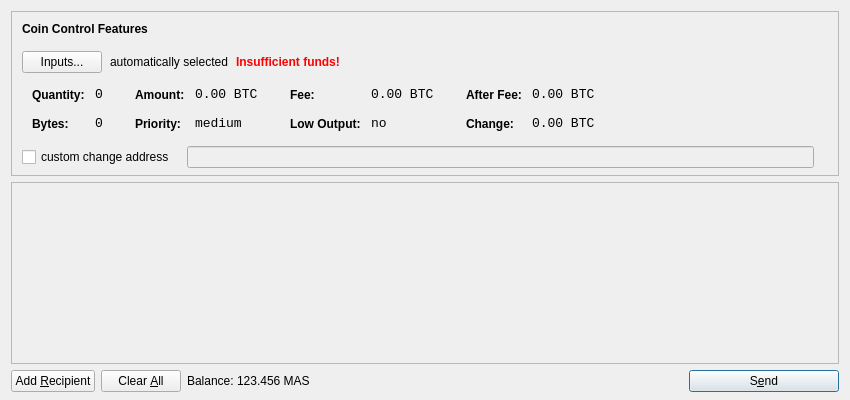
<?xml version="1.0" encoding="UTF-8"?>
<ui version="4.0">
 <class>SendCoinsDialog</class>
 <widget class="QDialog" name="SendCoinsDialog">
  <property name="geometry">
   <rect>
    <x>0</x>
    <y>0</y>
    <width>850</width>
    <height>400</height>
   </rect>
  </property>
  <property name="windowTitle">
   <string>Send Coins</string>
  </property>
  <layout class="QVBoxLayout" name="verticalLayout" stretch="0,1,0">
   <property name="bottomMargin">
    <number>8</number>
   </property>
   <item>
    <widget class="QFrame" name="frameCoinControl">
     <property name="sizePolicy">
      <sizepolicy hsizetype="Expanding" vsizetype="Expanding">
       <horstretch>0</horstretch>
       <verstretch>0</verstretch>
      </sizepolicy>
     </property>
     <property name="maximumSize">
      <size>
       <width>16777215</width>
       <height>16777215</height>
      </size>
     </property>
     <property name="frameShape">
      <enum>QFrame::StyledPanel</enum>
     </property>
     <property name="frameShadow">
      <enum>QFrame::Sunken</enum>
     </property>
     <layout class="QVBoxLayout" name="verticalLayoutCoinControl2">
      <property name="spacing">
       <number>-1</number>
      </property>
      <property name="leftMargin">
       <number>0</number>
      </property>
      <property name="topMargin">
       <number>0</number>
      </property>
      <property name="rightMargin">
       <number>0</number>
      </property>
      <property name="bottomMargin">
       <number>6</number>
      </property>
      <item>
       <layout class="QVBoxLayout" name="verticalLayoutCoinControl" stretch="0,0,0,0,1">
        <property name="spacing">
         <number>0</number>
        </property>
        <property name="leftMargin">
         <number>10</number>
        </property>
        <property name="topMargin">
         <number>10</number>
        </property>
        <item>
         <layout class="QHBoxLayout" name="horizontalLayoutCoinControl1">
          <property name="bottomMargin">
           <number>15</number>
          </property>
          <item>
           <widget class="QLabel" name="labelCoinControlFeatures">
            <property name="sizePolicy">
             <sizepolicy hsizetype="Preferred" vsizetype="Maximum">
              <horstretch>0</horstretch>
              <verstretch>0</verstretch>
             </sizepolicy>
            </property>
            <property name="font">
             <font>
              <weight>75</weight>
              <bold>true</bold>
             </font>
            </property>
            <property name="styleSheet">
             <string notr="true">font-weight:bold;</string>
            </property>
            <property name="text">
             <string>Coin Control Features</string>
            </property>
           </widget>
          </item>
         </layout>
        </item>
        <item>
         <layout class="QHBoxLayout" name="horizontalLayoutCoinControl2" stretch="0,0,0,0">
          <property name="spacing">
           <number>8</number>
          </property>
          <property name="bottomMargin">
           <number>10</number>
          </property>
          <item>
           <widget class="QPushButton" name="pushButtonCoinControl">
            <property name="styleSheet">
             <string notr="true"/>
            </property>
            <property name="text">
             <string>Inputs...</string>
            </property>
           </widget>
          </item>
          <item>
           <widget class="QLabel" name="labelCoinControlAutomaticallySelected">
            <property name="text">
             <string>automatically selected</string>
            </property>
            <property name="margin">
             <number>5</number>
            </property>
           </widget>
          </item>
          <item>
           <widget class="QLabel" name="labelCoinControlInsuffFunds">
            <property name="font">
             <font>
              <weight>75</weight>
              <bold>true</bold>
             </font>
            </property>
            <property name="styleSheet">
             <string notr="true">color:red;font-weight:bold;</string>
            </property>
            <property name="text">
             <string>Insufficient funds!</string>
            </property>
            <property name="margin">
             <number>5</number>
            </property>
           </widget>
          </item>
          <item>
           <spacer name="horizontalSpacerCoinControl">
            <property name="orientation">
             <enum>Qt::Horizontal</enum>
            </property>
            <property name="sizeHint" stdset="0">
             <size>
              <width>40</width>
              <height>1</height>
             </size>
            </property>
           </spacer>
          </item>
         </layout>
        </item>
        <item>
         <widget class="QWidget" name="widgetCoinControl" native="true">
          <property name="sizePolicy">
           <sizepolicy hsizetype="Preferred" vsizetype="Preferred">
            <horstretch>0</horstretch>
            <verstretch>0</verstretch>
           </sizepolicy>
          </property>
          <property name="minimumSize">
           <size>
            <width>0</width>
            <height>0</height>
           </size>
          </property>
          <property name="styleSheet">
           <string notr="true"/>
          </property>
          <layout class="QHBoxLayout" name="horizontalLayoutCoinControl5">
           <property name="margin">
            <number>0</number>
           </property>
           <item>
            <layout class="QHBoxLayout" name="horizontalLayoutCoinControl3" stretch="0,0,0,1">
             <property name="spacing">
              <number>20</number>
             </property>
             <property name="topMargin">
              <number>0</number>
             </property>
             <property name="bottomMargin">
              <number>10</number>
             </property>
             <item>
              <layout class="QFormLayout" name="formLayoutCoinControl1">
               <property name="horizontalSpacing">
                <number>10</number>
               </property>
               <property name="verticalSpacing">
                <number>14</number>
               </property>
               <property name="leftMargin">
                <number>10</number>
               </property>
               <property name="topMargin">
                <number>4</number>
               </property>
               <property name="rightMargin">
                <number>6</number>
               </property>
               <item row="0" column="0">
                <widget class="QLabel" name="labelCoinControlQuantityText">
                 <property name="styleSheet">
                  <string notr="true">font-weight:bold;</string>
                 </property>
                 <property name="text">
                  <string>Quantity:</string>
                 </property>
                 <property name="margin">
                  <number>0</number>
                 </property>
                </widget>
               </item>
               <item row="0" column="1">
                <widget class="QLabel" name="labelCoinControlQuantity">
                 <property name="font">
                  <font>
                   <family>Monospace</family>
                   <pointsize>10</pointsize>
                  </font>
                 </property>
                 <property name="cursor">
                  <cursorShape>IBeamCursor</cursorShape>
                 </property>
                 <property name="contextMenuPolicy">
                  <enum>Qt::ActionsContextMenu</enum>
                 </property>
                 <property name="text">
                  <string notr="true">0</string>
                 </property>
                 <property name="margin">
                  <number>0</number>
                 </property>
                 <property name="textInteractionFlags">
                  <set>Qt::LinksAccessibleByMouse|Qt::TextSelectableByKeyboard|Qt::TextSelectableByMouse</set>
                 </property>
                </widget>
               </item>
               <item row="1" column="0">
                <widget class="QLabel" name="labelCoinControlBytesText">
                 <property name="styleSheet">
                  <string notr="true">font-weight:bold;</string>
                 </property>
                 <property name="text">
                  <string>Bytes:</string>
                 </property>
                </widget>
               </item>
               <item row="1" column="1">
                <widget class="QLabel" name="labelCoinControlBytes">
                 <property name="font">
                  <font>
                   <family>Monospace</family>
                   <pointsize>10</pointsize>
                  </font>
                 </property>
                 <property name="cursor">
                  <cursorShape>IBeamCursor</cursorShape>
                 </property>
                 <property name="contextMenuPolicy">
                  <enum>Qt::ActionsContextMenu</enum>
                 </property>
                 <property name="text">
                  <string notr="true">0</string>
                 </property>
                 <property name="textInteractionFlags">
                  <set>Qt::LinksAccessibleByMouse|Qt::TextSelectableByKeyboard|Qt::TextSelectableByMouse</set>
                 </property>
                </widget>
               </item>
              </layout>
             </item>
             <item>
              <layout class="QFormLayout" name="formLayoutCoinControl2">
               <property name="horizontalSpacing">
                <number>10</number>
               </property>
               <property name="verticalSpacing">
                <number>14</number>
               </property>
               <property name="leftMargin">
                <number>6</number>
               </property>
               <property name="topMargin">
                <number>4</number>
               </property>
               <property name="rightMargin">
                <number>6</number>
               </property>
               <item row="0" column="0">
                <widget class="QLabel" name="labelCoinControlAmountText">
                 <property name="styleSheet">
                  <string notr="true">font-weight:bold;</string>
                 </property>
                 <property name="text">
                  <string>Amount:</string>
                 </property>
                 <property name="margin">
                  <number>0</number>
                 </property>
                </widget>
               </item>
               <item row="0" column="1">
                <widget class="QLabel" name="labelCoinControlAmount">
                 <property name="font">
                  <font>
                   <family>Monospace</family>
                   <pointsize>10</pointsize>
                  </font>
                 </property>
                 <property name="cursor">
                  <cursorShape>IBeamCursor</cursorShape>
                 </property>
                 <property name="contextMenuPolicy">
                  <enum>Qt::ActionsContextMenu</enum>
                 </property>
                 <property name="text">
                  <string notr="true">0.00 BTC</string>
                 </property>
                 <property name="textInteractionFlags">
                  <set>Qt::LinksAccessibleByMouse|Qt::TextSelectableByKeyboard|Qt::TextSelectableByMouse</set>
                 </property>
                </widget>
               </item>
               <item row="1" column="0">
                <widget class="QLabel" name="labelCoinControlPriorityText">
                 <property name="styleSheet">
                  <string notr="true">font-weight:bold;</string>
                 </property>
                 <property name="text">
                  <string>Priority:</string>
                 </property>
                </widget>
               </item>
               <item row="1" column="1">
                <widget class="QLabel" name="labelCoinControlPriority">
                 <property name="font">
                  <font>
                   <family>Monospace</family>
                   <pointsize>10</pointsize>
                  </font>
                 </property>
                 <property name="cursor">
                  <cursorShape>IBeamCursor</cursorShape>
                 </property>
                 <property name="contextMenuPolicy">
                  <enum>Qt::ActionsContextMenu</enum>
                 </property>
                 <property name="text">
                  <string>medium</string>
                 </property>
                 <property name="textInteractionFlags">
                  <set>Qt::LinksAccessibleByMouse|Qt::TextSelectableByKeyboard|Qt::TextSelectableByMouse</set>
                 </property>
                </widget>
               </item>
              </layout>
             </item>
             <item>
              <layout class="QFormLayout" name="formLayoutCoinControl3">
               <property name="horizontalSpacing">
                <number>10</number>
               </property>
               <property name="verticalSpacing">
                <number>14</number>
               </property>
               <property name="leftMargin">
                <number>6</number>
               </property>
               <property name="topMargin">
                <number>4</number>
               </property>
               <property name="rightMargin">
                <number>6</number>
               </property>
               <item row="0" column="0">
                <widget class="QLabel" name="labelCoinControlFeeText">
                 <property name="styleSheet">
                  <string notr="true">font-weight:bold;</string>
                 </property>
                 <property name="text">
                  <string>Fee:</string>
                 </property>
                 <property name="margin">
                  <number>0</number>
                 </property>
                </widget>
               </item>
               <item row="0" column="1">
                <widget class="QLabel" name="labelCoinControlFee">
                 <property name="font">
                  <font>
                   <family>Monospace</family>
                   <pointsize>10</pointsize>
                  </font>
                 </property>
                 <property name="cursor">
                  <cursorShape>IBeamCursor</cursorShape>
                 </property>
                 <property name="contextMenuPolicy">
                  <enum>Qt::ActionsContextMenu</enum>
                 </property>
                 <property name="text">
                  <string notr="true">0.00 BTC</string>
                 </property>
                 <property name="textInteractionFlags">
                  <set>Qt::LinksAccessibleByMouse|Qt::TextSelectableByKeyboard|Qt::TextSelectableByMouse</set>
                 </property>
                </widget>
               </item>
               <item row="1" column="0">
                <widget class="QLabel" name="labelCoinControlLowOutputText">
                 <property name="styleSheet">
                  <string notr="true">font-weight:bold;</string>
                 </property>
                 <property name="text">
                  <string>Low Output:</string>
                 </property>
                </widget>
               </item>
               <item row="1" column="1">
                <widget class="QLabel" name="labelCoinControlLowOutput">
                 <property name="font">
                  <font>
                   <family>Monospace</family>
                   <pointsize>10</pointsize>
                  </font>
                 </property>
                 <property name="cursor">
                  <cursorShape>IBeamCursor</cursorShape>
                 </property>
                 <property name="contextMenuPolicy">
                  <enum>Qt::ActionsContextMenu</enum>
                 </property>
                 <property name="text">
                  <string>no</string>
                 </property>
                 <property name="textInteractionFlags">
                  <set>Qt::LinksAccessibleByMouse|Qt::TextSelectableByKeyboard|Qt::TextSelectableByMouse</set>
                 </property>
                </widget>
               </item>
              </layout>
             </item>
             <item>
              <layout class="QFormLayout" name="formLayoutCoinControl4">
               <property name="horizontalSpacing">
                <number>10</number>
               </property>
               <property name="verticalSpacing">
                <number>14</number>
               </property>
               <property name="leftMargin">
                <number>6</number>
               </property>
               <property name="topMargin">
                <number>4</number>
               </property>
               <property name="rightMargin">
                <number>6</number>
               </property>
               <item row="0" column="0">
                <widget class="QLabel" name="labelCoinControlAfterFeeText">
                 <property name="styleSheet">
                  <string notr="true">font-weight:bold;</string>
                 </property>
                 <property name="text">
                  <string>After Fee:</string>
                 </property>
                 <property name="margin">
                  <number>0</number>
                 </property>
                </widget>
               </item>
               <item row="0" column="1">
                <widget class="QLabel" name="labelCoinControlAfterFee">
                 <property name="font">
                  <font>
                   <family>Monospace</family>
                   <pointsize>10</pointsize>
                  </font>
                 </property>
                 <property name="cursor">
                  <cursorShape>IBeamCursor</cursorShape>
                 </property>
                 <property name="contextMenuPolicy">
                  <enum>Qt::ActionsContextMenu</enum>
                 </property>
                 <property name="text">
                  <string notr="true">0.00 BTC</string>
                 </property>
                 <property name="textInteractionFlags">
                  <set>Qt::LinksAccessibleByMouse|Qt::TextSelectableByKeyboard|Qt::TextSelectableByMouse</set>
                 </property>
                </widget>
               </item>
               <item row="1" column="0">
                <widget class="QLabel" name="labelCoinControlChangeText">
                 <property name="styleSheet">
                  <string notr="true">font-weight:bold;</string>
                 </property>
                 <property name="text">
                  <string>Change:</string>
                 </property>
                </widget>
               </item>
               <item row="1" column="1">
                <widget class="QLabel" name="labelCoinControlChange">
                 <property name="font">
                  <font>
                   <family>Monospace</family>
                   <pointsize>10</pointsize>
                  </font>
                 </property>
                 <property name="cursor">
                  <cursorShape>IBeamCursor</cursorShape>
                 </property>
                 <property name="contextMenuPolicy">
                  <enum>Qt::ActionsContextMenu</enum>
                 </property>
                 <property name="text">
                  <string notr="true">0.00 BTC</string>
                 </property>
                 <property name="textInteractionFlags">
                  <set>Qt::LinksAccessibleByMouse|Qt::TextSelectableByKeyboard|Qt::TextSelectableByMouse</set>
                 </property>
                </widget>
               </item>
              </layout>
             </item>
            </layout>
           </item>
          </layout>
         </widget>
        </item>
        <item>
         <layout class="QHBoxLayout" name="horizontalLayoutCoinControl4" stretch="0,0,0">
          <property name="spacing">
           <number>12</number>
          </property>
          <property name="sizeConstraint">
           <enum>QLayout::SetDefaultConstraint</enum>
          </property>
          <property name="topMargin">
           <number>5</number>
          </property>
          <property name="rightMargin">
           <number>5</number>
          </property>
          <item>
           <widget class="QCheckBox" name="checkBoxCoinControlChange">
            <property name="text">
             <string>custom change address</string>
            </property>
           </widget>
          </item>
          <item>
           <widget class="QLineEdit" name="lineEditCoinControlChange">
            <property name="enabled">
             <bool>false</bool>
            </property>
            <property name="sizePolicy">
             <sizepolicy hsizetype="Expanding" vsizetype="Fixed">
              <horstretch>0</horstretch>
              <verstretch>0</verstretch>
             </sizepolicy>
            </property>
           </widget>
          </item>
          <item>
           <widget class="QLabel" name="labelCoinControlChangeLabel">
            <property name="sizePolicy">
             <sizepolicy hsizetype="Preferred" vsizetype="Expanding">
              <horstretch>0</horstretch>
              <verstretch>0</verstretch>
             </sizepolicy>
            </property>
            <property name="minimumSize">
             <size>
              <width>0</width>
              <height>0</height>
             </size>
            </property>
            <property name="text">
             <string/>
            </property>
            <property name="margin">
             <number>3</number>
            </property>
           </widget>
          </item>
         </layout>
        </item>
        <item>
         <spacer name="verticalSpacerCoinControl">
          <property name="orientation">
           <enum>Qt::Vertical</enum>
          </property>
          <property name="sizeHint" stdset="0">
           <size>
            <width>800</width>
            <height>1</height>
           </size>
          </property>
         </spacer>
        </item>
       </layout>
      </item>
     </layout>
    </widget>
   </item>
   <item>
    <widget class="QScrollArea" name="scrollArea">
     <property name="widgetResizable">
      <bool>true</bool>
     </property>
     <widget class="QWidget" name="scrollAreaWidgetContents">
      <property name="geometry">
       <rect>
        <x>0</x>
        <y>0</y>
        <width>830</width>
        <height>165</height>
       </rect>
      </property>
      <layout class="QVBoxLayout" name="verticalLayout_2">
       <property name="margin">
        <number>0</number>
       </property>
       <item>
        <layout class="QVBoxLayout" name="entries">
         <property name="spacing">
          <number>6</number>
         </property>
        </layout>
       </item>
       <item>
        <spacer name="verticalSpacer">
         <property name="orientation">
          <enum>Qt::Vertical</enum>
         </property>
         <property name="sizeHint" stdset="0">
          <size>
           <width>20</width>
           <height>40</height>
          </size>
         </property>
        </spacer>
       </item>
      </layout>
     </widget>
    </widget>
   </item>
   <item>
    <layout class="QHBoxLayout" name="horizontalLayout">
     <item>
      <widget class="QPushButton" name="addButton">
       <property name="toolTip">
        <string>Send to multiple recipients at once</string>
       </property>
       <property name="text">
        <string>Add &amp;Recipient</string>
       </property>
       <property name="icon">
        <iconset resource="../bitcoin.qrc">
         <normaloff>:/icons/add</normaloff>:/icons/add</iconset>
       </property>
       <property name="autoDefault">
        <bool>false</bool>
       </property>
      </widget>
     </item>
     <item>
      <widget class="QPushButton" name="clearButton">
       <property name="sizePolicy">
        <sizepolicy hsizetype="Minimum" vsizetype="Fixed">
         <horstretch>0</horstretch>
         <verstretch>0</verstretch>
        </sizepolicy>
       </property>
       <property name="toolTip">
        <string>Remove all transaction fields</string>
       </property>
       <property name="text">
        <string>Clear &amp;All</string>
       </property>
       <property name="icon">
        <iconset resource="../bitcoin.qrc">
         <normaloff>:/icons/remove</normaloff>:/icons/remove</iconset>
       </property>
       <property name="autoRepeatDelay">
        <number>300</number>
       </property>
       <property name="autoDefault">
        <bool>false</bool>
       </property>
      </widget>
     </item>
     <item>
      <layout class="QHBoxLayout" name="horizontalLayout_2">
       <property name="spacing">
        <number>3</number>
       </property>
       <item>
        <widget class="QLabel" name="label">
         <property name="text">
          <string>Balance:</string>
         </property>
        </widget>
       </item>
       <item>
        <widget class="QLabel" name="labelBalance">
         <property name="cursor">
          <cursorShape>IBeamCursor</cursorShape>
         </property>
         <property name="text">
          <string>123.456 MAS</string>
         </property>
         <property name="textInteractionFlags">
          <set>Qt::LinksAccessibleByMouse|Qt::TextSelectableByKeyboard|Qt::TextSelectableByMouse</set>
         </property>
        </widget>
       </item>
      </layout>
     </item>
     <item>
      <spacer name="horizontalSpacer">
       <property name="orientation">
        <enum>Qt::Horizontal</enum>
       </property>
       <property name="sizeHint" stdset="0">
        <size>
         <width>40</width>
         <height>20</height>
        </size>
       </property>
      </spacer>
     </item>
     <item>
      <widget class="QPushButton" name="sendButton">
       <property name="minimumSize">
        <size>
         <width>150</width>
         <height>0</height>
        </size>
       </property>
       <property name="toolTip">
        <string>Confirm the send action</string>
       </property>
       <property name="text">
        <string>S&amp;end</string>
       </property>
       <property name="icon">
        <iconset resource="../bitcoin.qrc">
         <normaloff>:/icons/send</normaloff>:/icons/send</iconset>
       </property>
       <property name="default">
        <bool>true</bool>
       </property>
      </widget>
     </item>
    </layout>
   </item>
  </layout>
 </widget>
 <resources>
  <include location="../bitcoin.qrc"/>
 </resources>
 <connections/>
</ui>
